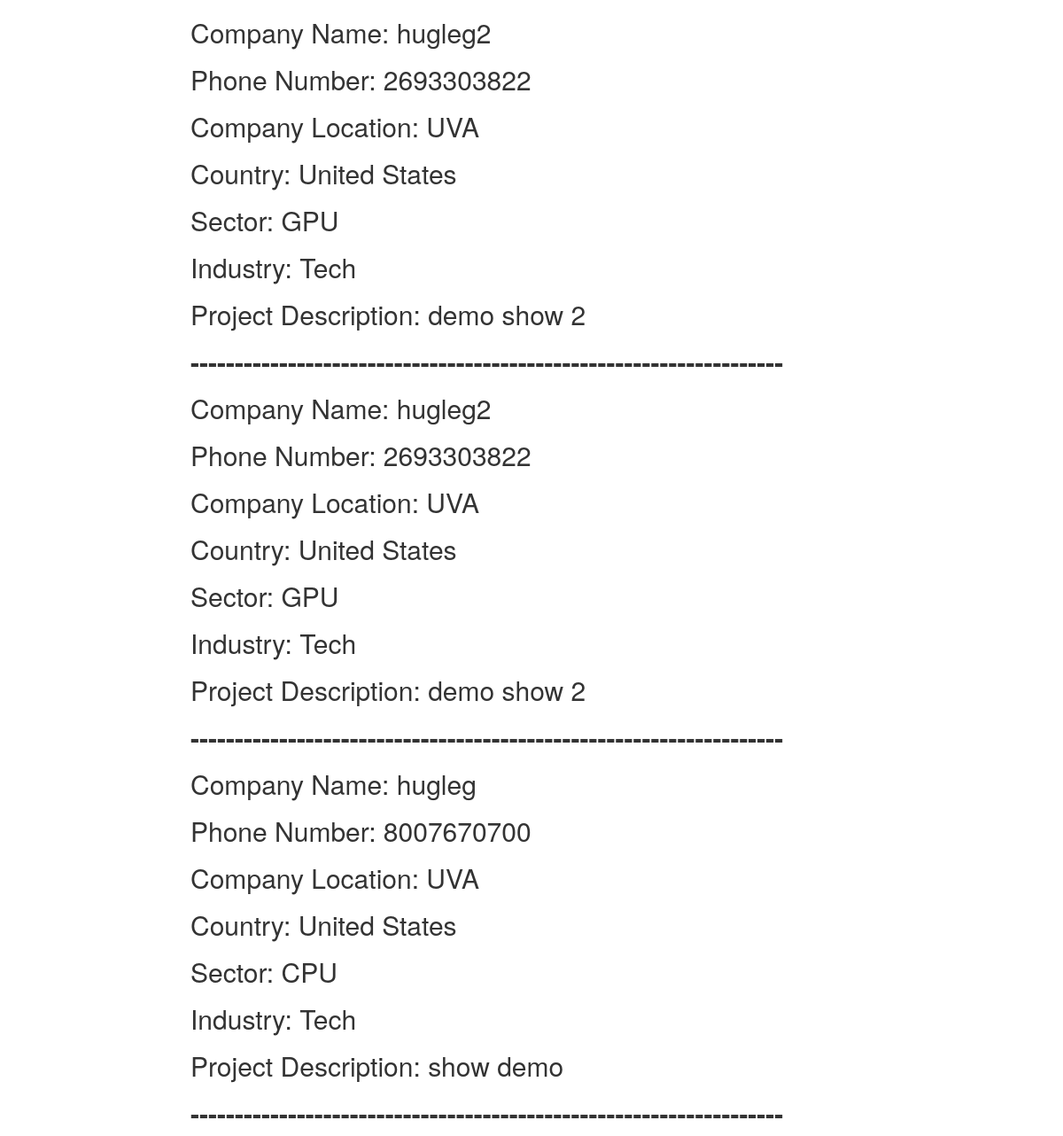
The page /catalog/viewallreport/ (signed in) on the database its author committed.
### catalog/models.py (models this page shows)
class Report(models.Model):
    report_no = models.AutoField(primary_key=True)
    current_projects = models.CharField(default= "No current Projects",max_length= 1000, help_text="Projects")
    company = models.CharField(max_length=30, help_text="Company name")
    phone = models.CharField(max_length=20, help_text="Company phone number")
    location = models.CharField(max_length=20, help_text="Company location")
    country = models.CharField(max_length=30,help_text="Company country")
    sector = models.CharField(max_length=30, help_text="Company sector")
    industry = models.CharField(max_length=30, help_text="Company industry")
    description=models.CharField(default="No description yet",max_length=3000,help_text="Project description")
    is_private = models.BooleanField(default = False)

### catalog/views.py (the view)
@login_required(login_url = 'login')
def viewallreport(request):
    report_list=Report.objects.all()
    report=Report.objects.all()[0]
    return render(request,'view_all_report.html',{
    "report_list":report_list
})

### catalog/templates/view_all_report.html
{% extends "base_generic.html" %}
{% block content %}
{% for report in report_list reversed %}
<h2>
Company Name: {{report.company}}
</h2>
<h2>
Phone Number: {{report.phone}}
</h2>
<h2>
Company Location: {{report.location}}
</h2>
<h2>
Country: {{report.country}}
</h2>
<h2>
Sector: {{report.sector}}
</h2>
<h2>
Industry: {{report.industry}}
</h2>
<h2>
  Project Description:
  {{report.description}}
</h2>
<h2><b>-------------------------------------------------------------------</b></h2>
{% endfor %}
{% endblock %}

### rows shown on the page
Report: company "hugleg2", phone "2693303822", location "UVA", country "United States", sector "GPU", industry "Tech", description "demo show 2"
Report: company "hugleg2", phone "2693303822", location "UVA", country "United States", sector "GPU", industry "Tech", description "demo show 2"
Report: company "hugleg", phone "8007670700", location "UVA", country "United States", sector "CPU", industry "Tech", description "show demo"
